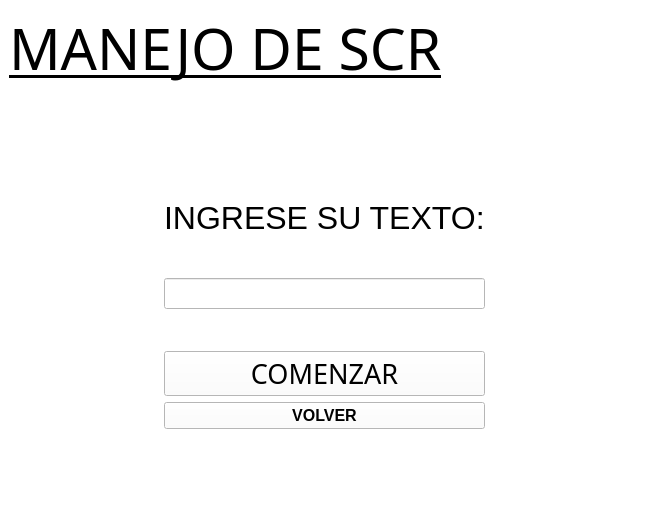
<?xml version="1.0" encoding="UTF-8"?>
<ui version="4.0">
 <class>MainWindow</class>
 <widget class="QMainWindow" name="MainWindow">
  <property name="geometry">
   <rect>
    <x>0</x>
    <y>0</y>
    <width>649</width>
    <height>531</height>
   </rect>
  </property>
  <property name="windowTitle">
   <string>MainWindow</string>
  </property>
  <property name="styleSheet">
   <string notr="true">background-color: rgb(255, 255, 255);</string>
  </property>
  <widget class="QWidget" name="centralwidget">
   <layout class="QGridLayout" name="gridLayout_3">
    <item row="1" column="0" colspan="2">
     <layout class="QGridLayout" name="gridLayout">
      <item row="5" column="1">
       <widget class="QLineEdit" name="lineEdit">
        <property name="font">
         <font>
          <family>Palatino Linotype</family>
          <pointsize>16</pointsize>
         </font>
        </property>
       </widget>
      </item>
      <item row="3" column="2">
       <spacer name="horizontalSpacer_2">
        <property name="orientation">
         <enum>Qt::Horizontal</enum>
        </property>
        <property name="sizeHint" stdset="0">
         <size>
          <width>40</width>
          <height>20</height>
         </size>
        </property>
       </spacer>
      </item>
      <item row="3" column="1">
       <widget class="QLabel" name="label_3">
        <property name="font">
         <font>
          <family>MS UI Gothic</family>
          <pointsize>24</pointsize>
          <weight>50</weight>
          <bold>false</bold>
         </font>
        </property>
        <property name="text">
         <string>INGRESE SU TEXTO:</string>
        </property>
       </widget>
      </item>
      <item row="3" column="0">
       <spacer name="horizontalSpacer">
        <property name="orientation">
         <enum>Qt::Horizontal</enum>
        </property>
        <property name="sizeHint" stdset="0">
         <size>
          <width>40</width>
          <height>20</height>
         </size>
        </property>
       </spacer>
      </item>
      <item row="6" column="1">
       <spacer name="verticalSpacer_3">
        <property name="orientation">
         <enum>Qt::Vertical</enum>
        </property>
        <property name="sizeHint" stdset="0">
         <size>
          <width>20</width>
          <height>40</height>
         </size>
        </property>
       </spacer>
      </item>
      <item row="10" column="1">
       <spacer name="verticalSpacer">
        <property name="orientation">
         <enum>Qt::Vertical</enum>
        </property>
        <property name="sizeHint" stdset="0">
         <size>
          <width>20</width>
          <height>40</height>
         </size>
        </property>
       </spacer>
      </item>
      <item row="2" column="1">
       <spacer name="verticalSpacer_2">
        <property name="orientation">
         <enum>Qt::Vertical</enum>
        </property>
        <property name="sizeHint" stdset="0">
         <size>
          <width>20</width>
          <height>40</height>
         </size>
        </property>
       </spacer>
      </item>
      <item row="8" column="1">
       <widget class="QPushButton" name="volverboton">
        <property name="font">
         <font>
          <pointsize>12</pointsize>
          <weight>75</weight>
          <bold>true</bold>
         </font>
        </property>
        <property name="styleSheet">
         <string notr="true"/>
        </property>
        <property name="text">
         <string>VOLVER</string>
        </property>
       </widget>
      </item>
      <item row="1" column="1">
       <spacer name="verticalSpacer_6">
        <property name="orientation">
         <enum>Qt::Vertical</enum>
        </property>
        <property name="sizeHint" stdset="0">
         <size>
          <width>20</width>
          <height>40</height>
         </size>
        </property>
       </spacer>
      </item>
      <item row="0" column="1">
       <spacer name="verticalSpacer_4">
        <property name="orientation">
         <enum>Qt::Vertical</enum>
        </property>
        <property name="sizeHint" stdset="0">
         <size>
          <width>20</width>
          <height>40</height>
         </size>
        </property>
       </spacer>
      </item>
      <item row="9" column="1">
       <spacer name="verticalSpacer_5">
        <property name="orientation">
         <enum>Qt::Vertical</enum>
        </property>
        <property name="sizeHint" stdset="0">
         <size>
          <width>20</width>
          <height>40</height>
         </size>
        </property>
       </spacer>
      </item>
      <item row="4" column="1">
       <spacer name="verticalSpacer_7">
        <property name="orientation">
         <enum>Qt::Vertical</enum>
        </property>
        <property name="sizeHint" stdset="0">
         <size>
          <width>20</width>
          <height>40</height>
         </size>
        </property>
       </spacer>
      </item>
      <item row="7" column="1">
       <widget class="QPushButton" name="pushButton">
        <property name="font">
         <font>
          <family>Poor Richard</family>
          <pointsize>20</pointsize>
          <weight>50</weight>
          <bold>false</bold>
         </font>
        </property>
        <property name="styleSheet">
         <string notr="true"/>
        </property>
        <property name="text">
         <string>COMENZAR</string>
        </property>
       </widget>
      </item>
     </layout>
    </item>
    <item row="0" column="0" colspan="2">
     <widget class="QLabel" name="label">
      <property name="font">
       <font>
        <family>Poor Richard</family>
        <pointsize>43</pointsize>
        <weight>50</weight>
        <italic>false</italic>
        <bold>false</bold>
        <underline>true</underline>
       </font>
      </property>
      <property name="text">
       <string>MANEJO DE SCR</string>
      </property>
     </widget>
    </item>
   </layout>
  </widget>
  <widget class="QMenuBar" name="menubar">
   <property name="geometry">
    <rect>
     <x>0</x>
     <y>0</y>
     <width>649</width>
     <height>21</height>
    </rect>
   </property>
  </widget>
  <widget class="QStatusBar" name="statusbar"/>
 </widget>
 <resources>
  <include location="LogoU.qrc"/>
 </resources>
 <connections/>
</ui>
